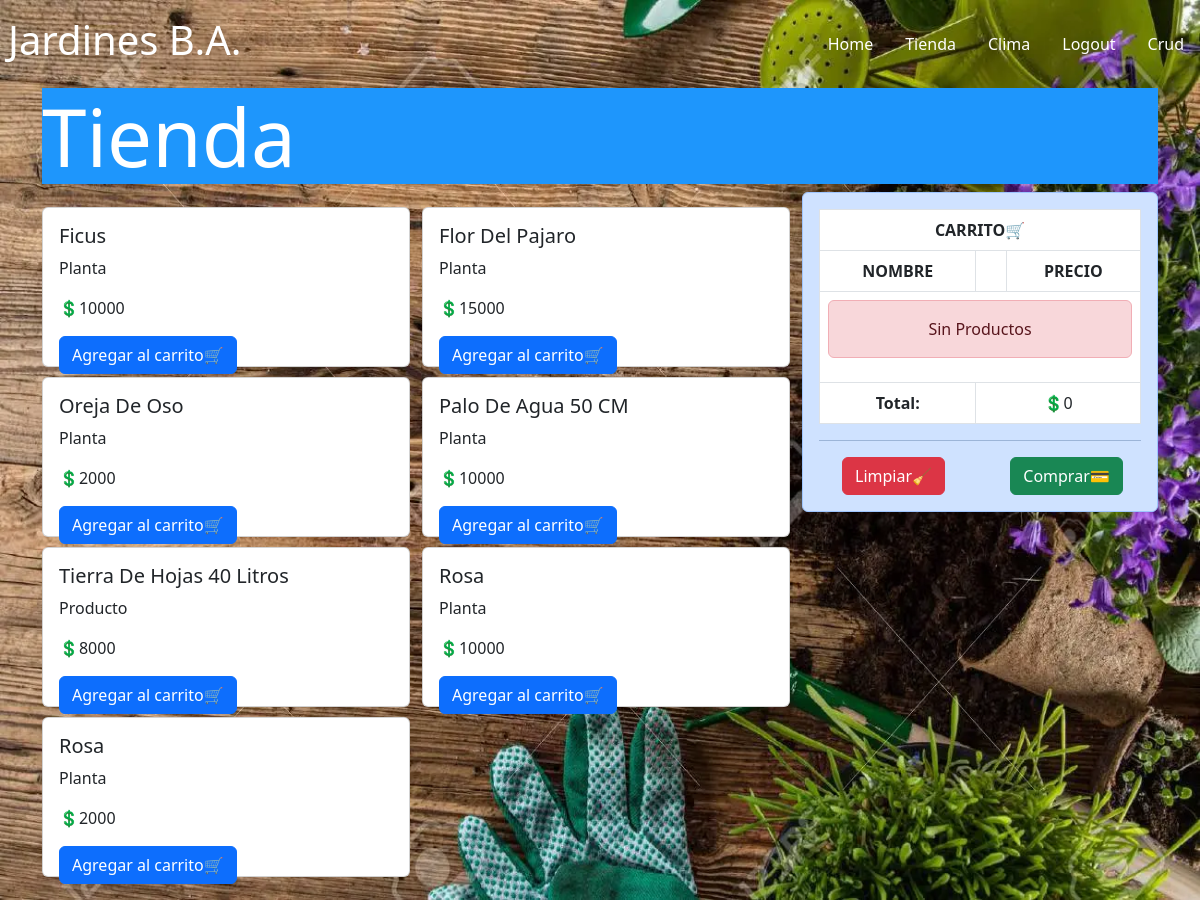
The app's page /tienda/ (signed in) with its own data.
### CarritoApp/models.py (models this page shows, shortened)
class Producto(models.Model):
    nombre = models.CharField(max_length=50)
    categoria = models.CharField(max_length=30)
    precio = models.IntegerField()
    imagen=models.ImageField(upload_to="imagenes", null=True, blank=True, verbose_name="Imagen")

### CarritoApp/views.py (the view)
# urls.py: path('tienda/', tienda, name='Tienda'),
@login_required
def tienda(request):
    productos = Producto.objects.all()
    return render(request, "tienda.html", {'productos': productos})

### CarritoApp/context_processor.py (called while the page is built)
def total_carrito(request):
    total = 0
    if request.user.is_authenticated:
        if "carrito" in request.session.keys():
            for key, value in request.session["carrito"].items():
                total += int(value["acumulado"])
    return{"total_carrito": total}

### CarritoApp/templates/tienda.html (shortened to what this page needs)
<!DOCTYPE html>
{% load static %}
<html lang="es">
  <head>
    <link href="https://cdn.jsdelivr.net/npm/bootstrap@5.3.0/dist/css/bootstrap.min.css" rel="stylesheet">
    <link rel="stylesheet" href="{% static 'css/estilo.css' %}">
     <link rel="stylesheet" href="{% static 'css/index.css' %}">
  </head>
  <body>
    <nav class="navbar" style="background-color: transparent;">
      <div class="brand-title"><h1>Jardines B.A.</h1></div>
      <div class="navbar-links">
        <ul>
          <li><a href="/">Home</a></li>
          <li><a href="{% url 'Tienda' %}">Tienda</a></li>
          <li><a href="/Api">Clima</a></li>
          {% if user.is_authenticated %}
          <li><a href="/logout">Logout</a></li>
          <li><a href="/crud">Crud</a></li>
          {% else %}
          <li><a href="/signup">Signup</a></li>
          <li><a href="/signin">Signin</a></li>
          {% endif %}
        </ul>
      </div>
    </nav>
    <div class="container">
      <div class="row">
        <div class="col-12 align-self-center"><h1 class="display-1">Tienda</h1></div>
      </div>
      <div class="row">
        <div class="col-8">
            <div class="row" style="padding: 10px 0;">
                <div class="col-12">
                    <div class="row">
                        {% for producto in productos %}
                        <div class="col-6">
                          <div class="card" style="height: 10rem; width: 23rem; margin: 5px 0px;">
                            <div class="card-body">
                              <h5 class="card-title">{{producto.nombre}}</h5>
                              <p class="card-text">{{producto.categoria}}</p>
                              <p class="card-text">💲{{producto.precio}}</p>
                              <a href="{% url 'Add' producto.id %}" class="btn btn-primary">Agregar al carrito🛒</a>
                            </div>
                          </div>
                        </div>
                        {% endfor %}
                    </div>
                </div>
            </div>
        </div>
        <div class="col-4 text-center">
          {% include "carrito.html" %}
        </div>
      </div>
    </div>
  </body>
</html>

### CarritoApp/static/css/estilo.css (style rules this page uses)
body { font-family: "Segoe UI", 'consolas'; }
.container { flex-direction: row row-reverse column column-reverse; }
.display-1 { background: #1e96fc; color: white; }

### Pagina/static/css/index.css (style rules this page uses)
* { box-sizing: border-box; }
body { margin: 0; padding: 0; }
.navbar { display: flex; position: relative; justify-content: space-between; align-items: center; background-color: #1e96fc; color: white; }
.brand-title { font-size: 1.5rem; margin: .5rem; }
.navbar-links { height: 100%; }
.navbar-links ul { display: flex; margin: 0; padding: 0; }
.navbar-links li { list-style: none; }
.navbar-links li a { display: block; text-decoration: none; color: white; padding: 1rem; }

### records on screen
Producto: nombre "Ficus", categoria "Planta", precio "10000"
Producto: nombre "Flor Del Pajaro", categoria "Planta", precio "15000"
Producto: nombre "Oreja De Oso", categoria "Planta", precio "2000"
Producto: nombre "Palo De Agua 50 CM", categoria "Planta", precio "10000"
Producto: nombre "Tierra De Hojas 40 Litros", categoria "Producto", precio "8000"
Producto: nombre "Rosa", categoria "Planta", precio "10000"
Producto: nombre "Rosa", categoria "Planta", precio "2000"

### other values on screen
{{ total_carrito }} "0"
